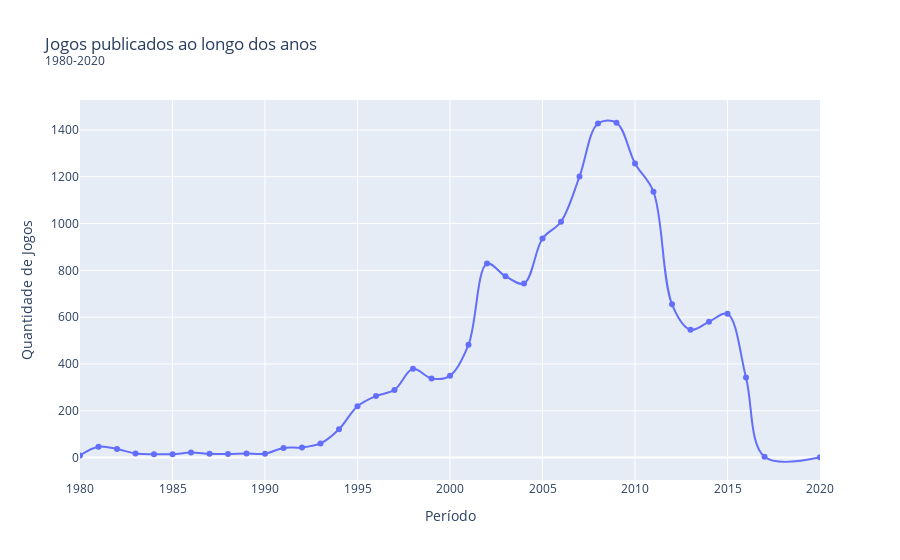

Notebook code cell kept with this figure:
### Code cell
# Quantidade de jogos publicados por ano
x_anos = df['Ano'].drop_duplicates().sort_values(ascending=True).values
#x_anos = df.groupby(['Ano'])['Ano'].count().index  # Outra forma de fazer a mesma ação anterior

y_contagem = df['Ano'].value_counts().sort_index().values
#y_contagem = df.groupby(['Ano'])['Ano'].count()  # Outra forma de fazer a mesma ação anterior

fig = px.line(x=x_anos, y=y_contagem,
            labels={
                "y": "Quantidade de Jogos",
                "x": "Período"},
            title='Jogos publicados ao longo dos anos<br><sup>1980-2020</sup>',
            line_shape='spline',
            markers=True)
fig.update_layout(xaxis_range=[1980,2020])
fig.show()

### Figure 1 — Plotly figure (JSON) as saved in the notebook; plotly's stock layout.template omitted (floating-point values rounded to 4 significant figures)
{"data": [{"hovertemplate": "Período=%{x}<br>Quantidade de Jogos=%{y}<extra></extra>", "legendgroup": "", "line": {"color": "#636efa", "dash": "solid", "shape": "spline"}, "marker": {"symbol": "circle"}, "mode": "lines+markers", "name": "", "orientation": "v", "showlegend": false, "type": "scatter", "x": [1980, 1981, 1982, 1983, 1984, 1985, 1986, 1987, 1988, 1989, 1990, 1991, 1992, 1993, 1994, 1995, 1996, 1997, 1998, 1999, 2000, 2001, 2002, 2003, 2004, 2005, 2006, 2007, 2008, 2009, 2010, 2011, 2012, 2013, 2014, 2015, 2016, 2017, 2020], "xaxis": "x", "y": [9, 46, 36, 17, 14, 14, 21, 16, 15, 17, 16, 41, 43, 60, 121, 219, 263, 289, 379, 338, 349, 482, 829, 775, 744, 936, 1008, 1201, 1428, 1431, 1257, 1136, 655, 546, 580, 614, 342, 3, 1], "yaxis": "y"}], "layout": {"legend": {"tracegroupgap": 0}, "title": {"text": "Jogos publicados ao longo dos anos<br><sup>1980-2020</sup>"}, "xaxis": {"anchor": "y", "domain": [0, 1], "range": [1980, 2020], "title": {"text": "Período"}}, "yaxis": {"anchor": "x", "domain": [0, 1], "title": {"text": "Quantidade de Jogos"}}}}
